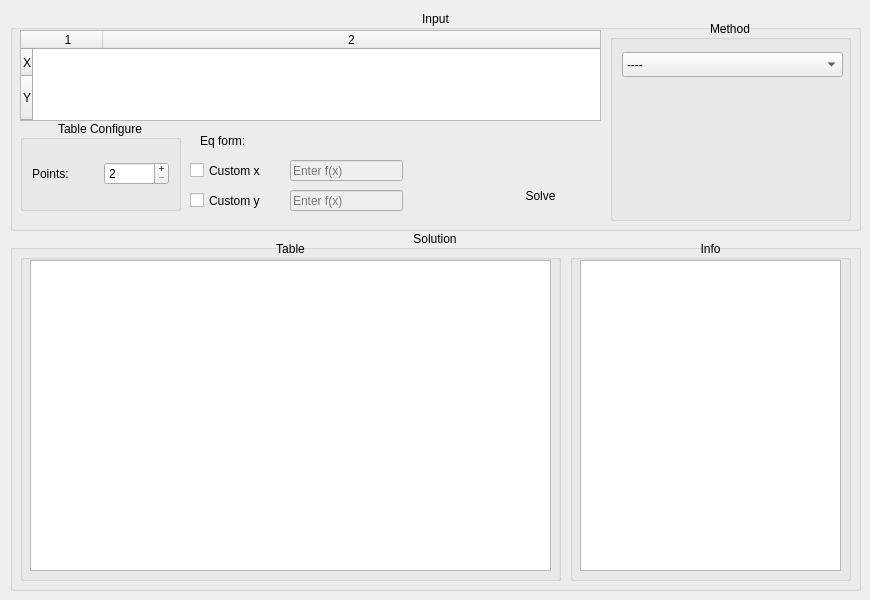
    <widget class="QWidget" name="CurveFittingPage">
     <widget class="QGroupBox" name="groupBox_17">
      <property name="geometry">
       <rect>
        <x>10</x>
        <y>10</y>
        <width>851</width>
        <height>221</height>
       </rect>
      </property>
      <property name="title">
       <string>Input</string>
      </property>
      <property name="alignment">
       <set>Qt::AlignmentFlag::AlignCenter</set>
      </property>
      <widget class="QGroupBox" name="TableConfGroup_2">
       <property name="geometry">
        <rect>
         <x>10</x>
         <y>110</y>
         <width>161</width>
         <height>91</height>
        </rect>
       </property>
       <property name="title">
        <string>Table Configure</string>
       </property>
       <property name="alignment">
        <set>Qt::AlignmentFlag::AlignCenter</set>
       </property>
       <layout class="QHBoxLayout" name="horizontalLayout">
        <item>
         <widget class="QLabel" name="label_5">
          <property name="text">
           <string>Points:</string>
          </property>
         </widget>
        </item>
        <item>
         <widget class="QSpinBox" name="CurveTablePoints">
          <property name="buttonSymbols">
           <enum>QAbstractSpinBox::ButtonSymbols::PlusMinus</enum>
          </property>
          <property name="minimum">
           <number>2</number>
          </property>
         </widget>
        </item>
       </layout>
      </widget>
      <widget class="QPushButton" name="InterpolationSolveButton_2">
       <property name="geometry">
        <rect>
         <x>470</x>
         <y>160</y>
         <width>121</width>
         <height>51</height>
        </rect>
       </property>
       <property name="cursor">
        <cursorShape>PointingHandCursor</cursorShape>
       </property>
       <property name="text">
        <string>Solve</string>
       </property>
       <property name="flat">
        <bool>true</bool>
       </property>
      </widget>
      <widget class="QTableWidget" name="InterpolationTable_2">
       <property name="geometry">
        <rect>
         <x>10</x>
         <y>20</y>
         <width>581</width>
         <height>91</height>
        </rect>
       </property>
       <property name="verticalScrollBarPolicy">
        <enum>Qt::ScrollBarPolicy::ScrollBarAsNeeded</enum>
       </property>
       <property name="gridStyle">
        <enum>Qt::PenStyle::NoPen</enum>
       </property>
       <property name="sortingEnabled">
        <bool>false</bool>
       </property>
       <property name="rowCount">
        <number>2</number>
       </property>
       <property name="columnCount">
        <number>2</number>
       </property>
       <attribute name="horizontalHeaderVisible">
        <bool>true</bool>
       </attribute>
       <attribute name="horizontalHeaderMinimumSectionSize">
        <number>57</number>
       </attribute>
       <attribute name="horizontalHeaderDefaultSectionSize">
        <number>70</number>
       </attribute>
       <attribute name="horizontalHeaderHighlightSections">
        <bool>true</bool>
       </attribute>
       <attribute name="horizontalHeaderStretchLastSection">
        <bool>true</bool>
       </attribute>
       <attribute name="verticalHeaderCascadingSectionResizes">
        <bool>true</bool>
       </attribute>
       <attribute name="verticalHeaderMinimumSectionSize">
        <number>10</number>
       </attribute>
       <attribute name="verticalHeaderDefaultSectionSize">
        <number>27</number>
       </attribute>
       <attribute name="verticalHeaderStretchLastSection">
        <bool>true</bool>
       </attribute>
       <row>
        <property name="text">
         <string>X</string>
        </property>
       </row>
       <row>
        <property name="text">
         <string>Y</string>
        </property>
       </row>
       <column/>
       <column/>
      </widget>
      <widget class="QGroupBox" name="groupBox_22">
       <property name="geometry">
        <rect>
         <x>600</x>
         <y>10</y>
         <width>241</width>
         <height>201</height>
        </rect>
       </property>
       <property name="title">
        <string>Method</string>
       </property>
       <property name="alignment">
        <set>Qt::AlignmentFlag::AlignCenter</set>
       </property>
       <widget class="QComboBox" name="CurveMethodSelector">
        <property name="geometry">
         <rect>
          <x>12</x>
          <y>32</y>
          <width>221</width>
          <height>25</height>
         </rect>
        </property>
        <item>
         <property name="text">
          <string>----</string>
         </property>
        </item>
        <item>
         <property name="text">
          <string>Linear </string>
         </property>
        </item>
        <item>
         <property name="text">
          <string>Quadratic</string>
         </property>
        </item>
        <item>
         <property name="text">
          <string>Exponential</string>
         </property>
        </item>
        <item>
         <property name="text">
          <string>Power 1</string>
         </property>
        </item>
        <item>
         <property name="text">
          <string>Power 2</string>
         </property>
        </item>
       </widget>
      </widget>
      <widget class="QLabel" name="CurveExampleLabel">
       <property name="geometry">
        <rect>
         <x>280</x>
         <y>120</y>
         <width>231</width>
         <height>21</height>
        </rect>
       </property>
       <property name="text">
        <string/>
       </property>
      </widget>
      <widget class="QLabel" name="label_7">
       <property name="geometry">
        <rect>
         <x>190</x>
         <y>120</y>
         <width>61</width>
         <height>21</height>
        </rect>
       </property>
       <property name="text">
        <string>Eq form:</string>
       </property>
      </widget>
      <widget class="QLineEdit" name="CurveCustomX">
       <property name="enabled">
        <bool>false</bool>
       </property>
       <property name="geometry">
        <rect>
         <x>280</x>
         <y>150</y>
         <width>113</width>
         <height>21</height>
        </rect>
       </property>
       <property name="placeholderText">
        <string>Enter f(x)</string>
       </property>
      </widget>
      <widget class="QCheckBox" name="CurveCustomXCheck">
       <property name="geometry">
        <rect>
         <x>180</x>
         <y>150</y>
         <width>111</width>
         <height>21</height>
        </rect>
       </property>
       <property name="text">
        <string>Custom x</string>
       </property>
      </widget>
      <widget class="QCheckBox" name="CurveCustomYCheck">
       <property name="geometry">
        <rect>
         <x>180</x>
         <y>180</y>
         <width>111</width>
         <height>21</height>
        </rect>
       </property>
       <property name="text">
        <string>Custom y</string>
       </property>
      </widget>
      <widget class="QLineEdit" name="CurveCustomY">
       <property name="enabled">
        <bool>false</bool>
       </property>
       <property name="geometry">
        <rect>
         <x>280</x>
         <y>180</y>
         <width>113</width>
         <height>21</height>
        </rect>
       </property>
       <property name="placeholderText">
        <string>Enter f(x)</string>
       </property>
      </widget>
     </widget>
     <widget class="QGroupBox" name="groupBox_18">
      <property name="geometry">
       <rect>
        <x>10</x>
        <y>230</y>
        <width>851</width>
        <height>361</height>
       </rect>
      </property>
      <property name="title">
       <string>Solution</string>
      </property>
      <property name="alignment">
       <set>Qt::AlignmentFlag::AlignCenter</set>
      </property>
      <widget class="QGroupBox" name="groupBox_19">
       <property name="geometry">
        <rect>
         <x>10</x>
         <y>10</y>
         <width>541</width>
         <height>341</height>
        </rect>
       </property>
       <property name="title">
        <string>Table</string>
       </property>
       <property name="alignment">
        <set>Qt::AlignmentFlag::AlignCenter</set>
       </property>
       <widget class="QTableWidget" name="tableWidget">
        <property name="geometry">
         <rect>
          <x>10</x>
          <y>20</y>
          <width>521</width>
          <height>311</height>
         </rect>
        </property>
       </widget>
      </widget>
      <widget class="QGroupBox" name="groupBox_23">
       <property name="geometry">
        <rect>
         <x>560</x>
         <y>10</y>
         <width>281</width>
         <height>341</height>
        </rect>
       </property>
       <property name="title">
        <string>Info</string>
       </property>
       <property name="alignment">
        <set>Qt::AlignmentFlag::AlignCenter</set>
       </property>
       <widget class="QTextEdit" name="textEdit_3">
        <property name="geometry">
         <rect>
          <x>10</x>
          <y>20</y>
          <width>261</width>
          <height>311</height>
         </rect>
        </property>
       </widget>
      </widget>
     </widget>
    </widget>
